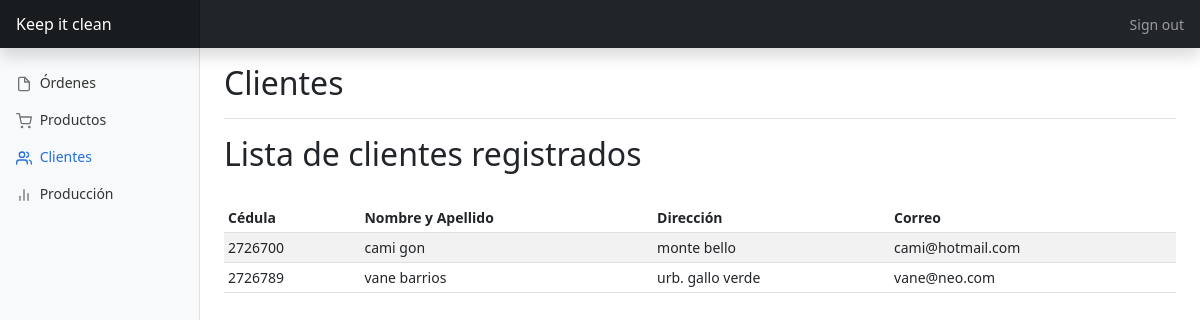
The page /clientes.php on the database its author committed.
### tables this page shows
CREATE TABLE `usuario` (
  `ID` int(8) NOT NULL,
  `cedula` int(10) NOT NULL,
  `nombre` varchar(30) NOT NULL,
  `apellido` varchar(30) NOT NULL,
  `direccion` text NOT NULL,
  `correo` varchar(50) NOT NULL,
  `clave` varchar(21) NOT NULL
);

### clientes.php (the view, shortened to what this page needs)
<?php
include_once('php/conexion.php');
?>
<!DOCTYPE html>
<html lang="en">
<head>
    <link href="https://cdn.jsdelivr.net/npm/bootstrap@5.3.0-alpha2/dist/css/bootstrap.min.css" rel="stylesheet">
    <link href="css/admin.css" rel="stylesheet">
</head>
<body>
        <header class="navbar navbar-dark sticky-top bg-dark flex-md-nowrap p-0 shadow">
          <a class="navbar-brand col-md-3 col-lg-2 me-0 px-3 fs-6" href="admin-board.php">Keep it clean</a>
          <div class="navbar-nav">
            <div class="nav-item text-nowrap">
              <a class="nav-link px-3" href="entrar.php">Sign out</a>
            </div>
          </div>
        </header>
        <div class="container-fluid">
          <div class="row">
            <nav id="sidebarMenu" class="col-md-3 col-lg-2 d-md-block bg-light sidebar collapse">
              <div class="position-sticky pt-3 sidebar-sticky">
                <ul class="nav flex-column">
                  <li class="nav-item">
                    <a class="nav-link" href="ordenes.php">
                      <span data-feather="file" class="align-text-bottom"></span>
                      Órdenes
                    </a>
                  </li>
                  <li class="nav-item">
                    <a class="nav-link" href="productos.php">
                      <span data-feather="shopping-cart" class="align-text-bottom"></span>
                      Productos
                    </a>
                  </li>
                  <li class="nav-item">
                    <a class="nav-link active" href="clientes.php">
                      <span data-feather="users" class="align-text-bottom"></span>
                      Clientes
                    </a>
                  </li>
                  <li class="nav-item">
                    <a class="nav-link" href="produccion.php">
                      <span data-feather="bar-chart-2" class="align-text-bottom"></span>
                      Producción
                    </a>
                  </li>
                </ul>
              </div>
            </nav>
            <main class="col-md-9 ms-sm-auto col-lg-10 px-md-4">
              <div class="d-flex justify-content-between flex-wrap flex-md-nowrap align-items-center pt-3 pb-2 mb-3 border-bottom">
                <h1 class="h2">Clientes</h1>
              </div>
              <h2>Lista de clientes registrados</h2> <br>
              <div class="table-responsive">
                <table class="table table-striped table-sm">
                  <thead>
                    <tr>
                      <th scope="col">Cédula</th>
                      <th scope="col">Nombre y Apellido</th>
                      <th scope="col">Dirección</th>
                      <th scope="col">Correo</th>
                    </tr>
                  </thead>
                  <tbody>
                        <?php
                        $query = "SELECT cedula, nombre, apellido, direccion, correo FROM usuario";
                        $rs = mysqli_query($conn, $query) or die(mysqli_error($conn));
                        $total_rows = mysqli_num_rows($rs);
                        if($total_rows > 0){
                            while($rows  = mysqli_fetch_array($rs)){
                                ?>
                                <tr>
                                    <td><?php echo $rows['cedula']; ?></td>
                                    <td><?php echo $rows['nombre']." ". $rows['apellido']; ?></td>
                                    <td><?php echo $rows['direccion']; ?></td>
                                    <td><?php echo $rows['correo']; ?></td>
                                </tr>
                        <?php
                            }
                        }else{
                            ?>
                            <tr>
                                <td colspan="4">No hay Registro de productos</td>
                            </tr>
                        <?php
                            }
                            ?>
                    </tbody>
                </table>
              </div>
            </main>
          </div>
        </div>
</body>
</html>

### css/admin.css (style rules this page uses)
body { font-size: .875rem; }
.feather { width: 16px; height: 16px; }
.sidebar { position: fixed; top: 0; bottom: 0; left: 0; z-index: 100; padding: 48px 0 0; box-shadow: inset -1px 0 0 rgba(0, 0, 0, .1); }
.sidebar-sticky { height: calc(100vh - 48px); overflow-x: hidden; overflow-y: auto; }
.sidebar .nav-link { font-weight: 500; color: #333; }
.sidebar .nav-link .feather { margin-right: 4px; color: #727272; }
.sidebar .nav-link.active { color: #2470dc; }
.sidebar .nav-link:hover .feather, .sidebar .nav-link.active .feather { color: inherit; }
.navbar-brand { padding-top: .75rem; padding-bottom: .75rem; background-color: rgba(0, 0, 0, .25); box-shadow: inset -1px 0 0 rgba(0, 0, 0, .25); }

### rows shown on the page
usuario: cedula "2726700", nombre "cami", apellido "gon", direccion "monte bello", correo "cami@hotmail.com"
usuario: cedula "2726789", nombre "vane", apellido "barrios", direccion "urb. gallo verde", correo "vane@neo.com"
